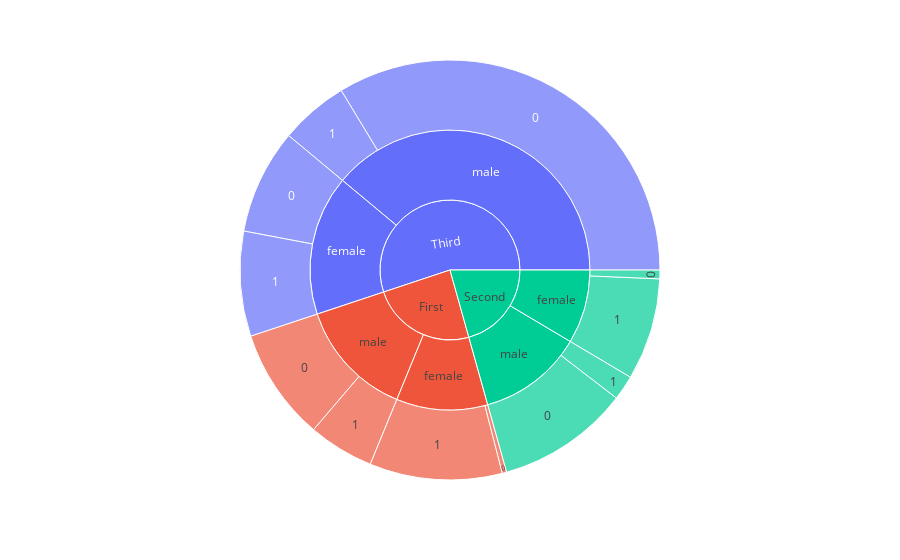

Notebook code cell kept with this figure:
### Code cell
px.sunburst(df, 
           path=['class', 'sex', 'survived']
           )

### Figure 1 — Plotly figure (JSON) as saved in the notebook; plotly's stock layout.template omitted (floating-point values rounded to 4 significant figures)
{"data": [{"branchvalues": "total", "domain": {"x": [0, 1], "y": [0, 1]}, "hovertemplate": "labels=%{label}<br>count=%{value}<br>parent=%{parent}<br>id=%{id}<extra></extra>", "ids": ["First/female/0", "Second/female/0", "Third/female/0", "First/male/0", "Second/male/0", "Third/male/0", "First/female/1", "Second/female/1", "Third/female/1", "First/male/1", "Second/male/1", "Third/male/1", "First/female", "Second/female", "Third/female", "First/male", "Second/male", "Third/male", "First", "Second", "Third"], "labels": ["0", "0", "0", "0", "0", "0", "1", "1", "1", "1", "1", "1", "female", "female", "female", "male", "male", "male", "First", "Second", "Third"], "name": "", "parents": ["First/female", "Second/female", "Third/female", "First/male", "Second/male", "Third/male", "First/female", "Second/female", "Third/female", "First/male", "Second/male", "Third/male", "First", "Second", "Third", "First", "Second", "Third", "", "", ""], "type": "sunburst", "values": [3, 6, 72, 77, 91, 300, 91, 70, 72, 45, 17, 47, 94, 76, 144, 122, 108, 347, 216, 184, 491]}], "layout": {"legend": {"tracegroupgap": 0}, "margin": {"t": 60}}}
